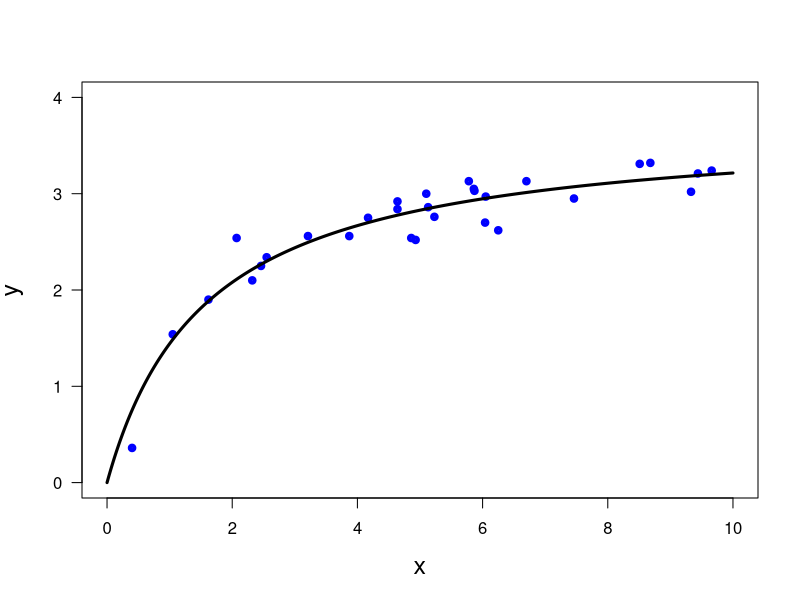

This chart was generated by the following R code: (Note: this script raises an error after producing the figure.)
print('file: MMnonlinearFit.R')
# Michaelis-Menten: non-linear regression 
# ---------------------------------------------------
# data:
  x = c(0.40, 1.05, 1.62, 2.07, 2.32, 2.46, 2.55, 3.21, 3.87, 4.17, 4.64, 4.64, 
        4.86, 4.93, 5.10, 5.13,5.23, 5.78, 5.86, 5.87, 6.04, 6.05, 6.25, 6.70, 
        7.46, 8.51, 8.68, 9.33, 9.44, 9.66)
  y = c(0.36, 1.54, 1.90, 2.54, 2.10, 2.25, 2.34, 2.56, 2.56, 2.75, 2.92, 2.84,
        2.54, 2.52, 3.00, 2.86,2.76, 3.13, 3.05, 3.03, 2.70, 2.97, 2.62, 3.13, 
        2.95, 3.31, 3.32, 3.02, 3.21, 3.24)
n = length(x); print(c(n,'n sample size'))
alpha = 4 # true Vmax
beta  = 2 # true half-saturation constant K
# non-linear regression: you have to choose start values for model parameters
astart = 5; print(c(astart,'start value for alpha = Vmax'))
bstart = 3; print(c(bstart,'start value for beta = K'))
NLs = summary(nls(y ~ a*x/(x+b),start=list(a=astart,b=bstart)))
aNL = NLs$coefficients[1]; bNL = NLs$coefficients[2]
uaNL = NLs$coefficients[3]; ubNL = NLs$coefficients[4]
print(c('estimated alpha = ',round(aNL,2),'+-',round(uaNL,2)))
print(c('estimated  beta = ',round(bNL,2),'+-',round(ubNL,2)))
sflag = 1
if (sflag == 1) { # data plus non-linear regression
  xp = seq(0,10,0.01); yp = aNL*xp/(xp+bNL)
# png('MichaelisDataI210228.png',width=16,height=16,units='cm',res=300)
  plot(x,y,type='p',lwd=4,col='blue',xlab='x',ylab='y',las=1,cex=0.6,
       xlim=c(0,10),ylim=c(0,4),cex.lab=1.5)
  lines(xp,yp,col='black',lwd=3)
  text(3,1.5,TeX('$\\alpha = 4$'),col='blue',pos=4,cex=1.5)
  text(3,1.1,TeX('$\\beta = 2$'),col='blue',pos=4,cex=1.5)
  aNLr = round(aNL,2); uaNLr = round(uaNL,2)
  text(5.9,1.52,bquote(~hat(alpha) == .(aNLr) %+-% .(uaNLr)),col='black',pos=4,cex=1.5)
  bNLr = round(bNL,2); ubNLr = round(ubNL,2)
  text(5.9,1.1,bquote(~hat(beta) == .(bNLr) %+-% .(ubNLr)),col='black',pos=4,cex=1.5)
# dev.off()
}